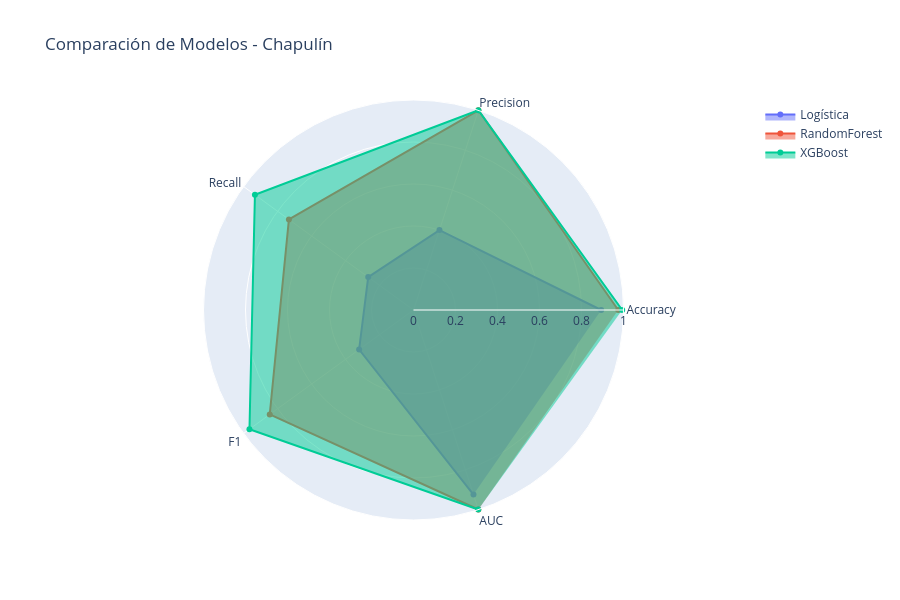

Notebook source saved alongside this figure:
### Markdown cell above
## 6. COMPARACIÓN DE MODELOS

**Visualización:** Gráfico radar (spider) con todas las métricas

**Qué muestra:**
- Comparación simultánea de Accuracy, Precision, Recall, F1, AUC
- Identifica fortalezas y debilidades de cada modelo

### Code cell
print("\n" + "="*70)
print("6. COMPARACIÓN DE MODELOS")
print("="*70)

# Preparar datos para gráfico radar
categorias = ['Accuracy', 'Precision', 'Recall', 'F1', 'AUC']

fig = go.Figure()

for nombre, resultado in resultados_chapulin.items():
    valores = [
        resultado['accuracy'],
        resultado['precision'],
        resultado['recall'],
        resultado['f1'],
        resultado['auc']
    ]
    
    fig.add_trace(go.Scatterpolar(
        r=valores,
        theta=categorias,
        fill='toself',
        name=nombre
    ))

fig.update_layout(
    polar=dict(radialaxis=dict(visible=True, range=[0, 1])),
    showlegend=True,
    height=600,
    title='Comparación de Modelos - Chapulín'
)

fig.show()
fig.write_html("../reports/12_comparacion_modelos.html")
print("✓ Gráfica guardada: reports/12_comparacion_modelos.html")

### Figure 1 — Plotly figure (JSON) as saved in the notebook; plotly's stock layout.template omitted (floating-point values rounded to 4 significant figures)
{"data": [{"fill": "toself", "name": "Logística", "r": [0.8938, 0.4, 0.2667, 0.32, 0.9241], "theta": ["Accuracy", "Precision", "Recall", "F1", "AUC"], "type": "scatterpolar"}, {"fill": "toself", "name": "RandomForest", "r": [0.975, 1.0, 0.7333, 0.8462, 0.9989], "theta": ["Accuracy", "Precision", "Recall", "F1", "AUC"], "type": "scatterpolar"}, {"fill": "toself", "name": "XGBoost", "r": [0.9938, 1.0, 0.9333, 0.9655, 0.9986], "theta": ["Accuracy", "Precision", "Recall", "F1", "AUC"], "type": "scatterpolar"}], "layout": {"polar": {"radialaxis": {"visible": true, "range": [0, 1]}}, "showlegend": true, "height": 600, "title": {"text": "Comparación de Modelos - Chapulín"}}}
